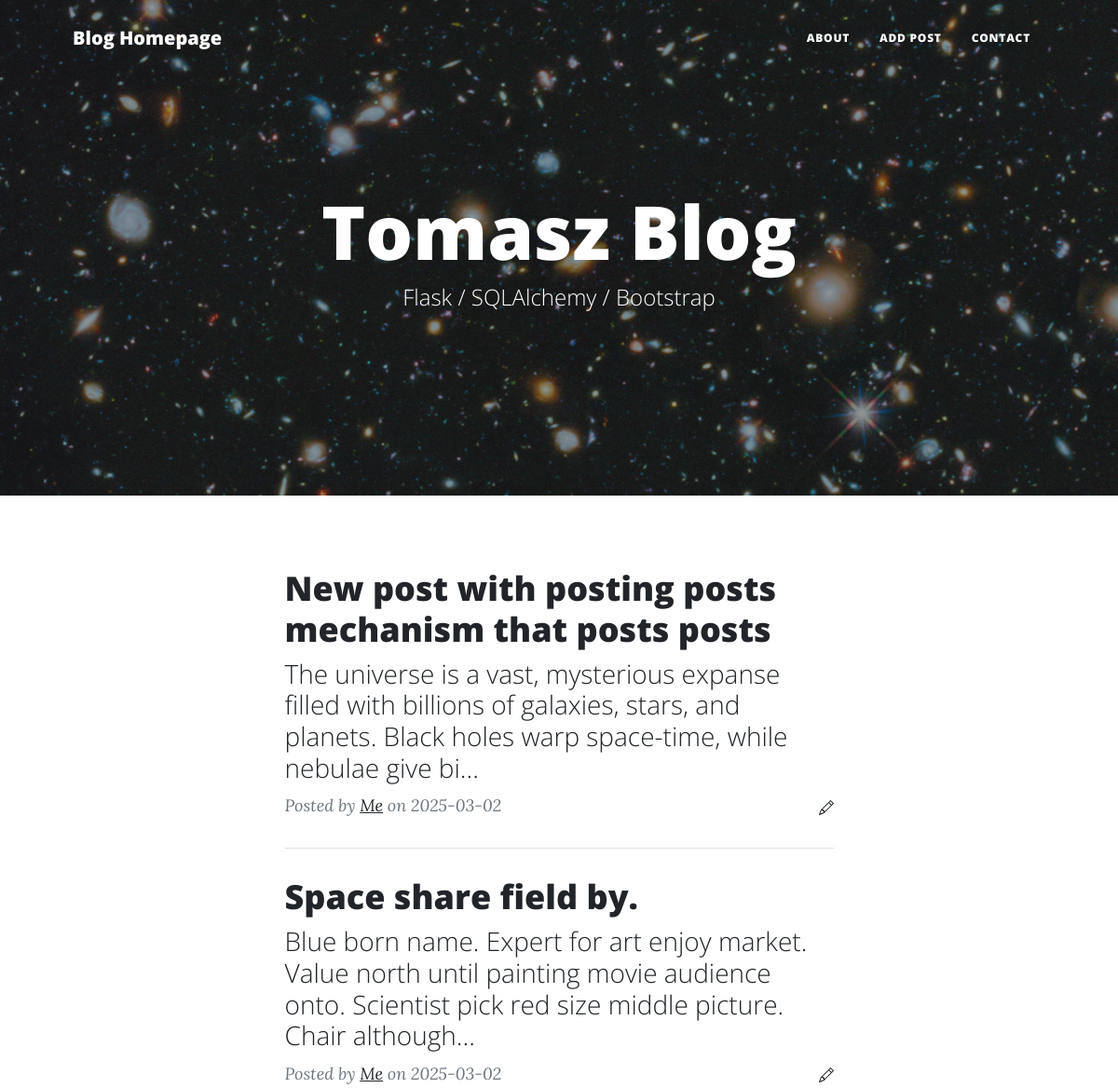
Before: / (upper part) with the older database file.
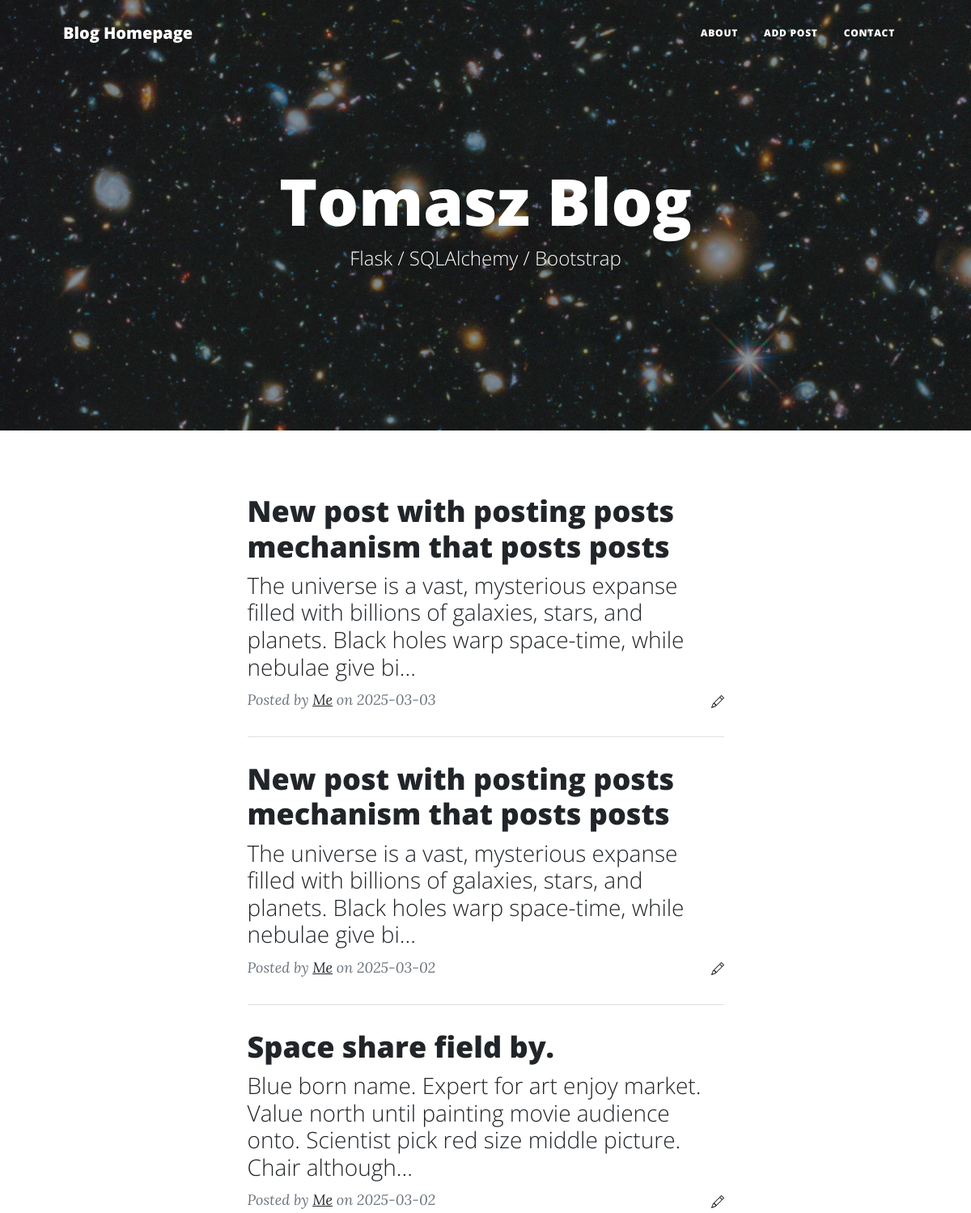
After: the same page with the newer database file.
### blog/models.py (models this page shows)
class Entry(db.Model):
   id = db.Column(db.Integer, primary_key=True)
   title = db.Column(db.String(80), nullable=False)
   body = db.Column(db.Text, nullable=False)
   pub_date = db.Column(db.DateTime, nullable=False,
       default=datetime.datetime.utcnow)
   is_published = db.Column(db.Boolean, default=False)

### blog/routes.py (the view)
@app.route("/")
def homepage():
    all_posts = Entry.query.filter_by(is_published=True).order_by(Entry.pub_date.desc())
    return render_template("home.html", all_posts=all_posts)

### blog/templates/home.html (shortened to what this page needs)
{% extends "index.html" %}
{% block content %}
<div class="container px-4 px-lg-5">
    <div class="row gx-4 gx-lg-5 justify-content-center">
        <div class="col-md-10 col-lg-8 col-xl-7">
            {% for post in all_posts %}
            <div class="post-preview">
                <a href="post.html">
                    <h2 class="post-title">{{ post.title }}</h2>
                    <h3 class="post-subtitle">{{ post.body | truncate(150, True) }}</h3>
                </a>
                <p class="post-meta d-flex justify-content-between align-items-center">
                    <span>
                        Posted by <a href="#!">Me</a> on {{ post.pub_date.strftime('%Y-%m-%d') }}
                    </span>
                    <a href="{{ url_for('handle_post', entry_id=post.id) }}" class="text-decoration-none">
                    </a>
                </p>
            </div>
            <hr class="my-4" />
            {% else %}
            <p class="text-center">Brak wpisów.</p>
            {% endfor %}
        </div>
    </div>
</div>
{% endblock %}

### blog/templates/index.html (shortened to what this page needs)
<!DOCTYPE html>
<html lang="en">
    <head>
        <link href="{{ url_for('static', filename='css/styles.css') }}" rel="stylesheet" />
    </head>
    <body>
        <nav class="navbar navbar-expand-lg navbar-light" id="mainNav">
            <div class="container px-4 px-lg-5">
                <a class="navbar-brand" href="{{ url_for('homepage') }}">Blog Homepage</a>
                <div class="collapse navbar-collapse" id="navbarResponsive">
                    <ul class="navbar-nav ms-auto py-4 py-lg-0">
                        <li class="nav-item"><a class="nav-link px-lg-3 py-3 py-lg-4" href="about.html">About</a></li>
                        <li class="nav-item"><a class="nav-link px-lg-3 py-3 py-lg-4" href="{{ url_for('handle_post') }}">Add Post</a></li>
                        <li class="nav-item"><a class="nav-link px-lg-3 py-3 py-lg-4" href="contact.html">Contact</a></li>
                    </ul>
                </div>
            </div>
        </nav>
        <header class="masthead" style="background-image: url('{{ url_for('static', filename='img/home-bg.jpg') }}')">
            <div class="container position-relative px-4 px-lg-5">
                <div class="row gx-4 gx-lg-5 justify-content-center">
                    <div class="col-md-10 col-lg-8 col-xl-7">
                        <div class="site-heading">
                            <h1>Tomasz Blog</h1>
                            <span class="subheading">Flask / SQLAlchemy / Bootstrap</span>
                        </div>
                    </div>
                </div>
            </div>
        </header>
        {% block content %}
        {% endblock %}
    </body>
</html>

Changed rows visible on the page:
added Entry: title "New post with posting posts mechanism that posts posts", body "The universe is a vast, mysterious expanse filled with billions of galaxies, stars, and planets. Black holes warp space-time, while nebulae give bi...", pub_date "2025-03-03"
